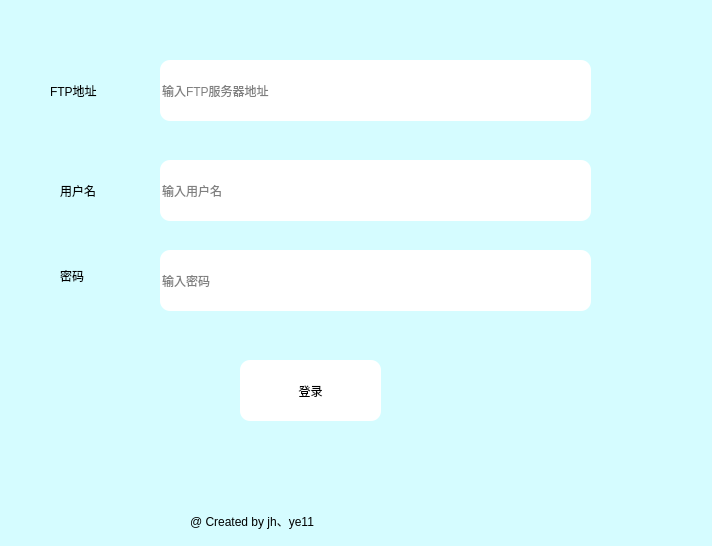
<?xml version="1.0" encoding="UTF-8"?>
<ui version="4.0">
 <class>Login</class>
 <widget class="QDialog" name="Login">
  <property name="geometry">
   <rect>
    <x>0</x>
    <y>0</y>
    <width>712</width>
    <height>546</height>
   </rect>
  </property>
  <property name="windowTitle">
   <string>FTP登录</string>
  </property>
  <property name="styleSheet">
   <string notr="true">background-color: rgb(213, 252, 255);</string>
  </property>
  <widget class="QLabel" name="label">
   <property name="geometry">
    <rect>
     <x>50</x>
     <y>80</y>
     <width>91</width>
     <height>21</height>
    </rect>
   </property>
   <property name="text">
    <string>FTP地址</string>
   </property>
  </widget>
  <widget class="QLineEdit" name="lineEdit">
   <property name="geometry">
    <rect>
     <x>160</x>
     <y>60</y>
     <width>431</width>
     <height>61</height>
    </rect>
   </property>
   <property name="styleSheet">
    <string notr="true">border-radius:10px;
background-color: rgb(255, 255, 255);</string>
   </property>
   <property name="placeholderText">
    <string>输入FTP服务器地址</string>
   </property>
  </widget>
  <widget class="QLabel" name="label_2">
   <property name="geometry">
    <rect>
     <x>60</x>
     <y>180</y>
     <width>51</width>
     <height>21</height>
    </rect>
   </property>
   <property name="text">
    <string>用户名</string>
   </property>
  </widget>
  <widget class="QLineEdit" name="lineEdit_2">
   <property name="geometry">
    <rect>
     <x>160</x>
     <y>160</y>
     <width>431</width>
     <height>61</height>
    </rect>
   </property>
   <property name="styleSheet">
    <string notr="true">border-radius:10px;
background-color: rgb(255, 255, 255);</string>
   </property>
   <property name="placeholderText">
    <string>输入用户名</string>
   </property>
  </widget>
  <widget class="QLabel" name="label_3">
   <property name="geometry">
    <rect>
     <x>60</x>
     <y>260</y>
     <width>61</width>
     <height>31</height>
    </rect>
   </property>
   <property name="text">
    <string>密码</string>
   </property>
  </widget>
  <widget class="QLineEdit" name="lineEdit_3">
   <property name="geometry">
    <rect>
     <x>160</x>
     <y>250</y>
     <width>431</width>
     <height>61</height>
    </rect>
   </property>
   <property name="styleSheet">
    <string notr="true">border-radius:10px;
background-color: rgb(255, 255, 255);</string>
   </property>
   <property name="inputMethodHints">
    <set>Qt::ImhHiddenText|Qt::ImhNoAutoUppercase|Qt::ImhNoPredictiveText|Qt::ImhSensitiveData</set>
   </property>
   <property name="echoMode">
    <enum>QLineEdit::Password</enum>
   </property>
   <property name="placeholderText">
    <string>输入密码</string>
   </property>
  </widget>
  <widget class="QPushButton" name="pushButton">
   <property name="geometry">
    <rect>
     <x>240</x>
     <y>360</y>
     <width>141</width>
     <height>61</height>
    </rect>
   </property>
   <property name="styleSheet">
    <string notr="true">border-radius:10px;
background-color: rgb(255, 255, 255);</string>
   </property>
   <property name="text">
    <string>登录</string>
   </property>
  </widget>
  <widget class="QLabel" name="label_4">
   <property name="geometry">
    <rect>
     <x>190</x>
     <y>500</y>
     <width>271</width>
     <height>41</height>
    </rect>
   </property>
   <property name="styleSheet">
    <string notr="true">font: 9pt &quot;等线&quot;;</string>
   </property>
   <property name="text">
    <string>@ Created by jh、ye11</string>
   </property>
  </widget>
  <widget class="QLabel" name="label_5">
   <property name="geometry">
    <rect>
     <x>90</x>
     <y>450</y>
     <width>451</width>
     <height>31</height>
    </rect>
   </property>
   <property name="styleSheet">
    <string notr="true">color:rgb(255, 0, 0)；</string>
   </property>
   <property name="text">
    <string/>
   </property>
  </widget>
 </widget>
 <resources/>
 <connections/>
</ui>
